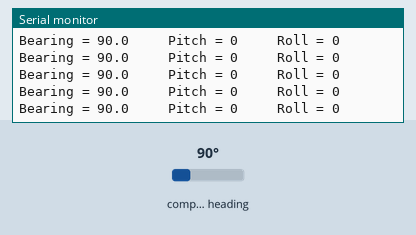
The sketch below on a simulated Arduino Uno, built with avr-gcc and run on an emulated ATmega328P. Parts: the last lines printed to the serial monitor. Wiring (inferred from the names in the program): CMPS compass at I2C address 0x60. The test bench sets the inputs (shaded band); at power-on: compass heading 90°.

Above: at 1.2 s.
1.3 s: compass heading set to 7°
At 1.45 s:
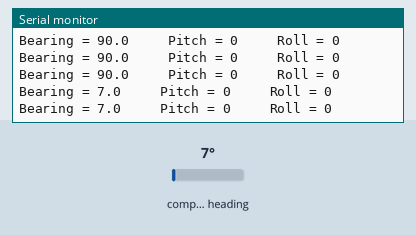
4.3 s: compass heading set to 90°
At 4.34 s:
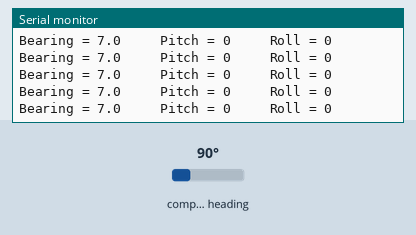
7.3 s: compass heading set to 180°
At 7.46 s:
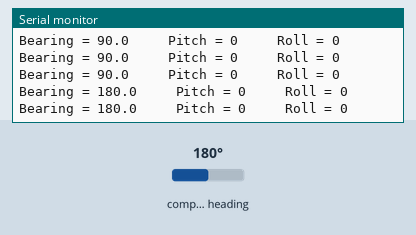
10.3 s: compass heading set to 0°
At 10.3 s:
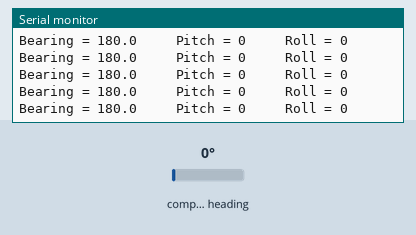
13.3 s: compass heading set to 269°
At 13.36 s:
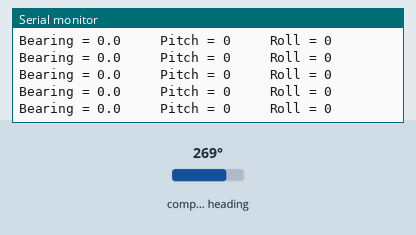
19.3 s: compass heading set to 4°
At 19.31 s:
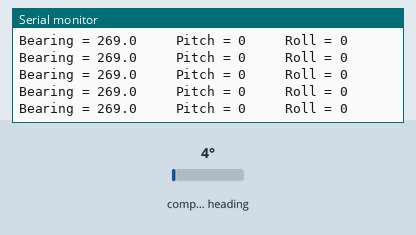
Timing chart, 0 to 22.3 s (numbered marks = the images above; inputs shaded):
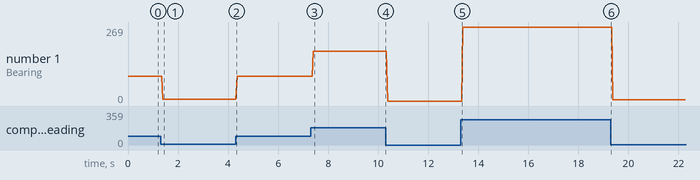

Measured:
- after the input at 1.3 s, the serial monitor: prints a new line after 0.09 s (image 1)
- after the input at 7.3 s, the serial monitor: prints a new line after 0.10 s (image 3)
- plotted number 1: 90 → 7 after the input at 1.3 s, 90 → 180 after the input at 7.3 s, 0 → 269 after the input at 13.3 s, 269 → 4 after the input at 19.3 s

The sketch:

MagnetometerTest.ino
```cpp
#include <Wire.h>

// Defines address of CMPS10
#define ADDRESS 0x60

byte highByte, lowByte, fine;
char pitch, roll;
int bearing;

void setup()
{
  Wire.begin();
  Serial.begin(9600);
}

void loop()
{
  requestData();
  getData();
  displayData(bearing, fine, pitch, roll);  // Display data to the LCD03

  delay(10);
}

void requestData()
{
   //starts communication with CMPS10
   Wire.beginTransmission(ADDRESS);
   //Sends the register we wish to start reading from
   Wire.write(2);
   Wire.endTransmission();

   // Request 4 bytes from CMPS10
   Wire.requestFrom(ADDRESS, 4);
   // Wait for bytes to become available
   while(Wire.available() < 4);
   highByte = Wire.read();
   lowByte = Wire.read();
   pitch = Wire.read();
   roll = Wire.read();
}

void getData()
{
   // Calculate full bearing
   bearing = ((highByte<<8)+lowByte)/10;

   // Calculate decimal place of bearing
   fine = ((highByte<<8)+lowByte)%10;
}

void displayData(int b, int f, int p, int r)
{
  Serial.print("Bearing = ");
  Serial.print(b);
  Serial.print(".");
  Serial.print(f);
  Serial.print("     Pitch = ");
  Serial.print(p);
  Serial.print("     Roll = ");
  Serial.println(r);
}
```
